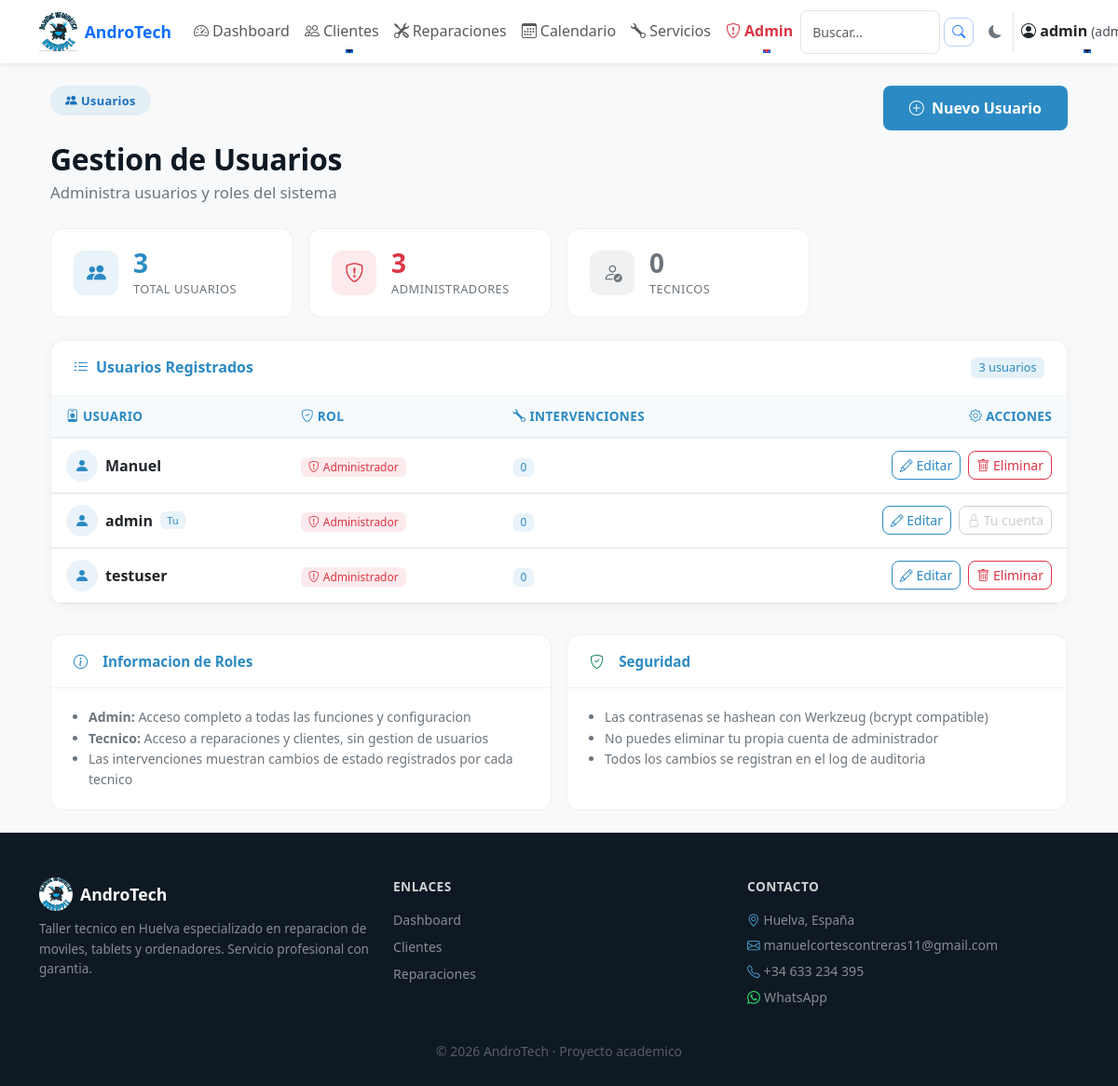
The page /admin/usuarios (signed in) on the database as committed earlier.
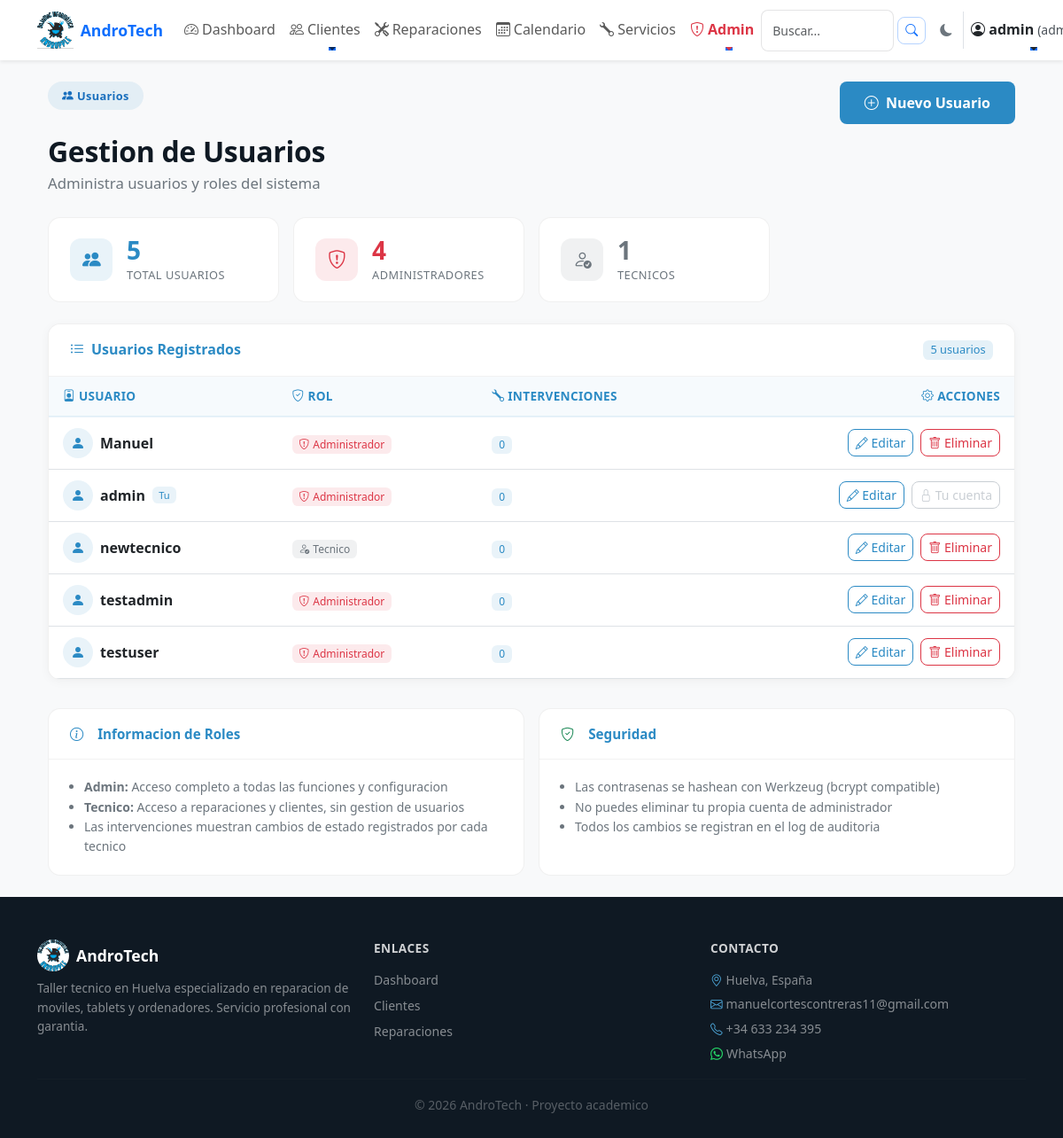
The same page on the database as committed later.
### tables this page shows
CREATE TABLE usuarios (
    id INTEGER PRIMARY KEY AUTOINCREMENT,
    usuario TEXT NOT NULL UNIQUE,
    contraseña TEXT NOT NULL,
    rol TEXT DEFAULT 'tecnico'
);

### app.py (the view)
@app.route("/admin/usuarios")
@login_required
@permiso_requerido('usuarios_ver')
def admin_usuarios():
    conn = get_db()
    usuarios = conn.execute("""
        SELECT id, usuario, rol,
               (SELECT COUNT(*) FROM reparaciones_historial
                WHERE usuario = usuarios.usuario) AS intervenciones
        FROM usuarios
        ORDER BY usuario ASC
    """).fetchall()
    conn.close()
    try:
        logger.info(json.dumps({
            "event": "admin_usuarios_viewed",
            "admin": session.get('usuario'),
            "total_usuarios": len(usuarios)
        }, ensure_ascii=False))
    except Exception:
        logger.info(f"admin_usuarios_viewed by {session.get('usuario')}")
    return render_template("admin_usuarios.html", usuarios=usuarios)

### templates/admin_usuarios.html (shortened to what this page needs)
{% extends "base.html" %}
{% block content %}
<div class="container-fluid py-4">
    <div class="d-flex flex-wrap justify-content-between align-items-start mb-4">
        <div>
            <span class="at-pill"><i class="bi bi-people-fill me-1"></i>Usuarios</span>
            <h1 class="at-section-title mt-2 mb-1">Gestion de Usuarios</h1>
            <p class="at-section-sub">Administra usuarios y roles del sistema</p>
        </div>
        <a href="{{ url_for('nuevo_usuario') }}" class="at-btn-primary btn mt-2 mt-md-0">
            <i class="bi bi-plus-circle me-1"></i> Nuevo Usuario
        </a>
    </div>
    <div class="row g-3 mb-4">
        <div class="col-sm-6 col-lg-3">
            <div class="at-dash-kpi">
                <div class="at-dash-kpi-icon" style="background: rgba(43,138,196,.1);">
                    <i class="bi bi-people-fill" style="color: #2B8AC4; font-size: 1.3rem;"></i>
                </div>
                <div>
                    <div class="at-dash-kpi-value" style="color: #2B8AC4;">{{ usuarios|length }}</div>
                    <div class="at-dash-kpi-label">Total Usuarios</div>
                </div>
            </div>
        </div>
        <div class="col-sm-6 col-lg-3">
            <div class="at-dash-kpi">
                <div class="at-dash-kpi-icon" style="background: rgba(220,53,69,.1);">
                    <i class="bi bi-shield-exclamation" style="color: #dc3545; font-size: 1.3rem;"></i>
                </div>
                <div>
                    <div class="at-dash-kpi-value" style="color: #dc3545;">{{ usuarios|selectattr('rol','equalto','admin')|list|length }}</div>
                    <div class="at-dash-kpi-label">Administradores</div>
                </div>
            </div>
        </div>
        <div class="col-sm-6 col-lg-3">
            <div class="at-dash-kpi">
                <div class="at-dash-kpi-icon" style="background: rgba(108,117,125,.1);">
                    <i class="bi bi-person-check" style="color: #6c757d; font-size: 1.3rem;"></i>
                </div>
                <div>
                    <div class="at-dash-kpi-value" style="color: #6c757d;">{{ usuarios|selectattr('rol','equalto','tecnico')|list|length }}</div>
                    <div class="at-dash-kpi-label">Tecnicos</div>
                </div>
            </div>
        </div>
    </div>
    <div class="at-admin-card">
        <div class="at-admin-card-header d-flex justify-content-between align-items-center">
            <span><i class="bi bi-list-ul me-2"></i>Usuarios Registrados</span>
            <span class="badge" style="background: rgba(43,138,196,.12); color: #2B8AC4; font-size: .8rem;">
                {{ usuarios|length }} usuario{{ 's' if usuarios|length != 1 else '' }}
            </span>
        </div>
        {% if usuarios %}
        <div class="table-responsive">
            <table class="at-admin-table table mb-0">
                <thead>
                    <tr>
                        <th><i class="bi bi-person-badge me-1"></i>Usuario</th>
                        <th><i class="bi bi-shield-check me-1"></i>Rol</th>
                        <th><i class="bi bi-wrench me-1"></i>Intervenciones</th>
                        <th class="text-end"><i class="bi bi-gear me-1"></i>Acciones</th>
                    </tr>
                </thead>
                <tbody>
                    {% for usuario in usuarios %}
                    <tr>
                        <td>
                            <div class="d-flex align-items-center gap-2">
                                <div style="width:34px;height:34px;border-radius:50%;background:rgba(43,138,196,.1);display:flex;align-items:center;justify-content:center;">
                                    <i class="bi bi-person-fill" style="color:#2B8AC4;font-size:1rem;"></i>
                                </div>
                                <strong>{{ usuario.usuario }}</strong>
                                {% if session.get('usuario') == usuario.usuario %}
                                <span class="badge" style="background:rgba(43,138,196,.1);color:#2B8AC4;font-size:.7rem;">Tu</span>
                                {% endif %}
                            </div>
                        </td>
                        <td>
                            {% if usuario.rol == 'admin' %}
                            <span class="badge" style="background:rgba(220,53,69,.1);color:#dc3545;">
                                <i class="bi bi-shield-exclamation me-1"></i>Administrador
                            </span>
                            {% else %}
                            <span class="badge" style="background:rgba(108,117,125,.1);color:#6c757d;">
                                <i class="bi bi-person-check me-1"></i>Tecnico
                            </span>
                            {% endif %}
                        </td>
                        <td>
                            <span class="badge" style="background:rgba(43,138,196,.1);color:#2B8AC4;">
                                {{ usuario.intervenciones or 0 }}
                            </span>
                        </td>
                        <td class="text-end">
                            <a href="{{ url_for('editar_usuario', id=usuario.id) }}"
                               class="btn btn-sm"
                               style="border:1px solid #2B8AC4;color:#2B8AC4;"
                               title="Editar usuario">
                                <i class="bi bi-pencil"></i> Editar
                            </a>
                            {% if session.get('usuario') != usuario.usuario %}
                            <a href="{{ url_for('borrar_usuario', id=usuario.id) }}"
                               class="btn btn-sm ms-1"
                               style="border:1px solid #dc3545;color:#dc3545;"
                               onclick="return confirm('¿Estas seguro de que quieres eliminar este usuario?');"
                               title="Eliminar usuario">
                                <i class="bi bi-trash"></i> Eliminar
                            </a>
                            {% else %}
                            <button class="btn btn-sm ms-1" disabled
                                    style="border:1px solid #adb5bd;color:#adb5bd;"
                                    title="No puedes eliminarte a ti mismo">
                                <i class="bi bi-lock"></i> Tu cuenta
                            </button>
                            {% endif %}
                        </td>
                    </tr>
                    {% endfor %}
                </tbody>
            </table>
        </div>
        {% endif %}
    </div>
    <div class="row g-3 mt-3">
        <div class="col-lg-6">
            <div class="at-dash-card">
                <div class="at-dash-card-header">
                    <i class="bi bi-info-circle me-2" style="color:#2B8AC4;"></i>Informacion de Roles
                </div>
                <div class="at-dash-card-body">
                    <ul class="mb-0 ps-3 small" style="color:#6c757d;">
                        <li><strong>Admin:</strong> Acceso completo a todas las funciones y configuracion</li>
                        <li><strong>Tecnico:</strong> Acceso a reparaciones y clientes, sin gestion de usuarios</li>
                        <li>Las intervenciones muestran cambios de estado registrados por cada tecnico</li>
                    </ul>
                </div>
            </div>
        </div>
        <div class="col-lg-6">
            <div class="at-dash-card">
                <div class="at-dash-card-header">
                    <i class="bi bi-shield-check me-2" style="color:#198754;"></i>Seguridad
                </div>
                <div class="at-dash-card-body">
                    <ul class="mb-0 ps-3 small" style="color:#6c757d;">
                        <li>Las contrasenas se hashean con Werkzeug (bcrypt compatible)</li>
                        <li>No puedes eliminar tu propia cuenta de administrador</li>
                        <li>Todos los cambios se registran en el log de auditoria</li>
                    </ul>
                </div>
            </div>
        </div>
    </div>
</div>
{% endblock %}

### templates/base.html (shortened to what this page needs)
<!DOCTYPE html>
<html lang="es">
<head>
    <link
        href="https://cdn.jsdelivr.net/npm/bootstrap@5.3.0/dist/css/bootstrap.min.css"
        rel="stylesheet">
        <link rel="stylesheet" href="{{ url_for('static', filename='css/style.css') }}">
        <link rel="stylesheet"
            href="https://cdn.jsdelivr.net/npm/bootstrap-icons@1.11.1/font/bootstrap-icons.css">
</head>
<body class="bg-light">
<nav class="navbar navbar-expand-lg navbar-light bg-white shadow-sm sticky-top">
    <div class="container">
        <a class="navbar-brand d-flex align-items-center" href="/">
            <img src="{{ url_for('static', filename='imagenes/logo.jpg') }}" alt="AndroTech" style="height: 42px; width: auto; object-fit: contain;" class="me-2">
            <span class="fw-bold text-primary" style="font-size: 1.1rem;">AndroTech</span>
        </a>
        <div class="collapse navbar-collapse" id="navbarContent">
            {% if session.usuario %}
                <ul class="navbar-nav me-auto align-items-lg-center">
                    <li class="nav-item">
                        <a class="nav-link d-flex align-items-center gap-1 {% if request.endpoint == 'dashboard' %}active fw-semibold{% endif %}"
                           href="/dashboard">
                            <i class="bi bi-speedometer2"></i><span>Dashboard</span>
                        </a>
                    </li>
                    <li class="nav-item dropdown">
                        <a class="nav-link dropdown-toggle d-flex align-items-center gap-1 {% if request.endpoint == 'clientes' %}active fw-semibold{% endif %}"
                           href="#" id="clientesDropdown" role="button" data-bs-toggle="dropdown" aria-expanded="false">
                            <i class="bi bi-people"></i><span>Clientes</span>
                        </a>
                    </li>
                    <li class="nav-item">
                        <a class="nav-link d-flex align-items-center gap-1 {% if request.endpoint == 'reparaciones' %}active fw-semibold{% endif %}"
                           href="/reparaciones">
                            <i class="bi bi-tools"></i><span>Reparaciones</span>
                        </a>
                    </li>
                    <li class="nav-item">
                        <a class="nav-link d-flex align-items-center gap-1 {% if request.endpoint == 'calendario' %}active fw-semibold{% endif %}"
                           href="/calendario">
                            <i class="bi bi-calendar3"></i><span>Calendario</span>
                        </a>
                    </li>
                    <li class="nav-item">
                        <a class="nav-link d-flex align-items-center gap-1 {% if request.endpoint == 'servicios' %}active fw-semibold{% endif %}"
                           href="/servicios">
                            <i class="bi bi-wrench"></i><span>Servicios</span>
                        </a>
                    </li>
                    {% if tiene_permiso('usuarios_ver') or tiene_permiso('roles_gestionar') or tiene_permiso('inventario_ver') %}
                    <li class="nav-item dropdown">
                        <a class="nav-link dropdown-toggle d-flex align-items-center gap-1 text-danger fw-semibold"
                           href="#" id="adminDropdown" role="button" data-bs-toggle="dropdown" aria-expanded="false">
                            <i class="bi bi-shield-exclamation"></i><span>Admin</span>
                        </a>
                    </li>
                    {% endif %}
                </ul>
                <form class="d-flex align-items-center ms-auto me-2" action="/buscar" method="get">
                    <input class="form-control form-control-sm me-1" type="search" placeholder="Buscar..." aria-label="Buscar" name="q" value="{{ request.args.get('q','') }}" minlength="2" style="width: 150px;">
                    <button class="btn btn-outline-primary btn-sm" type="submit"><i class="bi bi-search"></i></button>
                </form>
                <button id="darkModeToggle" class="btn btn-sm btn-outline-secondary border-0 px-2 me-1" title="Modo oscuro" aria-label="Cambiar tema">
                    <i class="bi bi-moon-fill"></i>
                </button>
                <ul class="navbar-nav align-items-lg-center">
                    <li class="nav-item dropdown">
                        <a class="nav-link dropdown-toggle d-flex align-items-center gap-1 fw-semibold text-dark border-start ps-2"
                           href="#" id="userDropdown" role="button"
                           data-bs-toggle="dropdown" aria-expanded="false">
                            <i class="bi bi-person-circle"></i>
                            <span>{{ session.usuario }}</span>
                            <small class="text-muted">({{ session.rol }})</small>
                        </a>
                    </li>
                </ul>
            {% endif %}
        </div>
    </div>
</nav>
<div class="container-fluid px-0">
    <div class="container">
        {% block content %}{% endblock %}
    </div>
</div>
<footer class="at-footer">
    <div class="container">
        <div class="row g-4">
            <div class="col-md-4 footer-col">
                <div class="d-flex align-items-center mb-2">
                    <img src="{{ url_for('static', filename='imagenes/logo.jpg') }}" alt="AndroTech" style="width:36px;height:36px;border-radius:50%;object-fit:cover" class="me-2">
                    <span class="fw-bold at-footer-brand">AndroTech</span>
                </div>
                <p class="at-footer-desc">Taller tecnico en Huelva especializado en reparacion de moviles, tablets y ordenadores. Servicio profesional con garantia.</p>
            </div>
            <div class="col-md-4 footer-col">
                <h6 class="at-footer-heading">Enlaces</h6>
                <div class="d-flex flex-column">
                    {% if session.usuario %}
                        <a href="/dashboard" class="at-footer-link">Dashboard</a>
                        <a href="/clientes" class="at-footer-link">Clientes</a>
                        <a href="/reparaciones" class="at-footer-link">Reparaciones</a>
                    {% endif %}
                </div>
            </div>
            <div class="col-md-4 footer-col">
                <h6 class="at-footer-heading">Contacto</h6>
                <div class="at-footer-contact">
                    <div><i class="bi bi-geo-alt me-1"></i>Huelva, España</div>
                    <div><i class="bi bi-envelope me-1"></i><a href="mailto:manuelcortescontreras11@gmail.com" class="at-footer-link">manuelcortescontreras11@gmail.com</a></div>
                    <div><i class="bi bi-telephone me-1"></i><a href="tel:+34633234395" class="at-footer-link">+34 633 234 395</a></div>
                    <div><a href="https://wa.me/34633234395" target="_blank" rel="noopener" class="at-footer-link"><i class="bi bi-whatsapp me-1" style="color:#25D366 !important;"></i>WhatsApp</a></div>
                </div>
            </div>
        </div>
        <hr class="my-3 opacity-25">
        <div class="text-center">
            <small class="at-footer-copy">&copy; <span id="footer-year"></span> AndroTech &middot; Proyecto academico</small>
        </div>
    </div>
</footer>
</body>
</html>

Rows that differ between the two databases and show on the page:
added usuarios: usuario "newtecnico", rol "tecnico" (drawn), intervenciones "0"
added usuarios: usuario "testadmin", rol "admin" (drawn), intervenciones "0"
Other text that changed with them:
{{ usuarios|length }}: "3" → "5"
{{ usuarios|selectattr('rol','equalto','admin')|list|length }}: "3" → "4"
{{ usuarios|selectattr('rol','equalto','tecnico')|list|length }}: "0" → "1"
